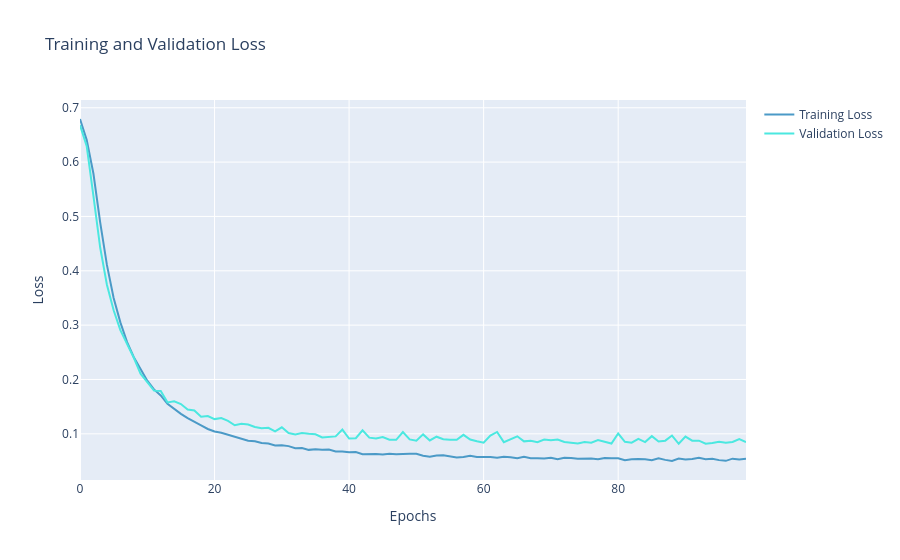

Here is the notebook cell this chart was saved with:
### Markdown cell above
* 8️⃣ Plot the evolution of the train loss and the validation loss and the evolution of the train metric and the validation metric.

### Code cell
from plotly import graph_objects as go
fig = go.Figure(data=[
    go.Scatter(y=history['loss'], name="Training Loss", mode="lines", marker=dict(color=color_chart[0])),
    go.Scatter(y=history['val_loss'], name="Validation Loss", mode="lines", marker=dict(color=color_chart[1]))
])
fig.update_layout(title='Training and Validation Loss', xaxis_title='Epochs', yaxis_title='Loss')
fig.show()
